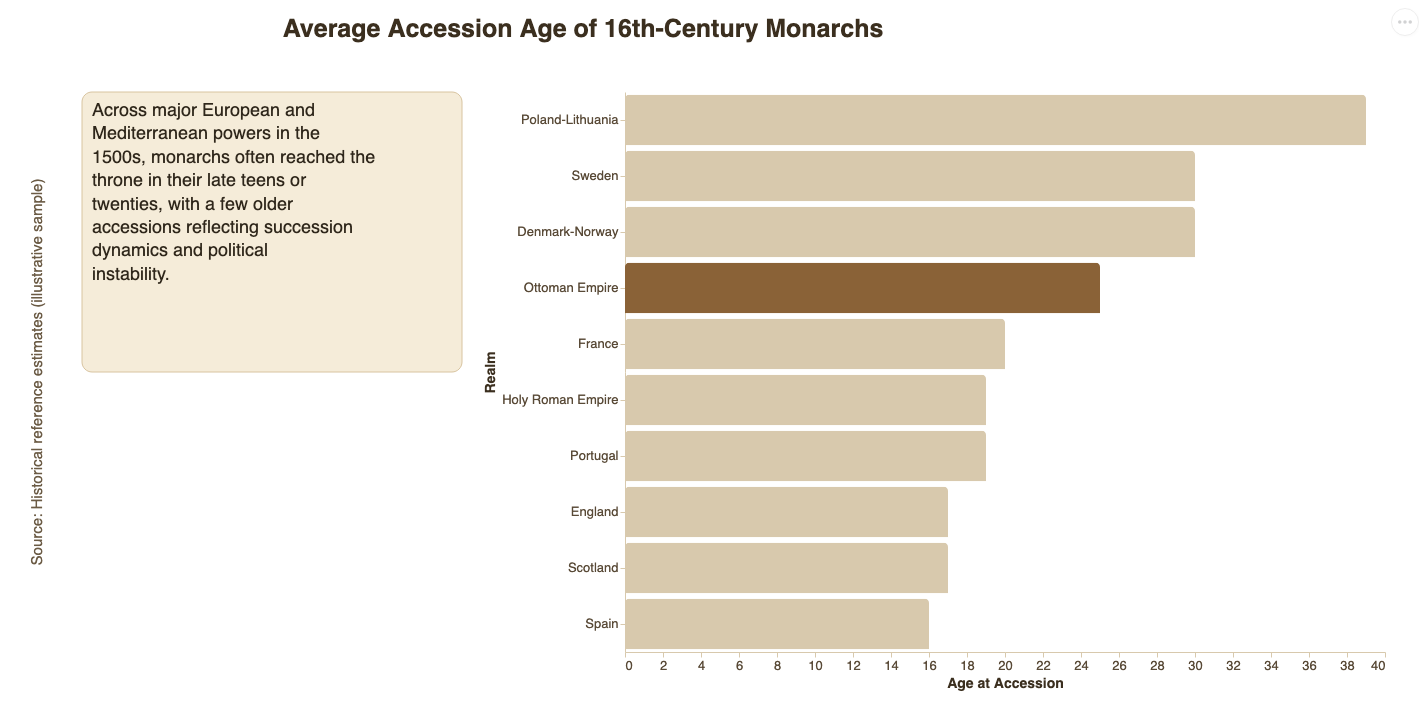

The script that saved this image:
import altair as alt
import pandas as pd
from pathlib import Path

from pynarrative import HistoricalTemplate, Story


def build_story():
    data_path = Path(__file__).with_name("kings_1500_accession_age.csv")
    data = pd.read_csv(data_path)

    story = Story(data, template=HistoricalTemplate())
    story.mark_bar(cornerRadiusTopLeft=4, cornerRadiusTopRight=4).encode(
        x=alt.X("age_at_accession:Q", title="Age at Accession"),
        y=alt.Y("realm:N", title="Realm", sort='-x'),
        tooltip=["monarch:N", "realm:N", "age_at_accession:Q"]
    )

    story.add_title("Average Accession Age of 16th-Century Monarchs")
    story.add_context(
        "Across major European and Mediterranean powers in the 1500s, monarchs "
        "often reached the throne in their late teens or twenties, with a few "
        "older accessions reflecting succession dynamics and political instability.",
        position="left"
    )
    story.add_highlight("Ottoman Empire")
    story.add_source("Source: Historical reference estimates (illustrative sample)", position="right")

    return story.render()


def main():
    chart = build_story()
    output_path = "historical_kings_age_story.html"
    chart.save(output_path)
    print(f"Saved: {output_path}")


if __name__ == "__main__":
    main()
